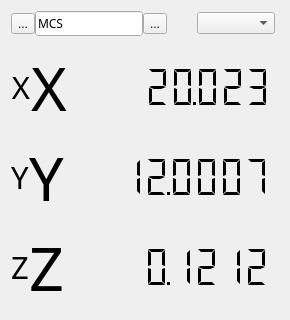
<?xml version="1.0" encoding="UTF-8"?>
<ui version="4.0">
 <class>CNumberShowWidget</class>
 <widget class="QWidget" name="CNumberShowWidget">
  <property name="enabled">
   <bool>true</bool>
  </property>
  <property name="geometry">
   <rect>
    <x>0</x>
    <y>0</y>
    <width>290</width>
    <height>210</height>
   </rect>
  </property>
  <property name="sizePolicy">
   <sizepolicy hsizetype="Preferred" vsizetype="Preferred">
    <horstretch>0</horstretch>
    <verstretch>0</verstretch>
   </sizepolicy>
  </property>
  <property name="windowTitle">
   <string>Form</string>
  </property>
  <property name="autoFillBackground">
   <bool>true</bool>
  </property>
  <layout class="QVBoxLayout" name="verticalLayout">
   <item>
    <widget class="QWidget" name="widget" native="true">
     <property name="sizePolicy">
      <sizepolicy hsizetype="Preferred" vsizetype="Fixed">
       <horstretch>0</horstretch>
       <verstretch>0</verstretch>
      </sizepolicy>
     </property>
     <layout class="QHBoxLayout" name="horizontalLayout_2">
      <property name="spacing">
       <number>0</number>
      </property>
      <property name="leftMargin">
       <number>0</number>
      </property>
      <property name="topMargin">
       <number>0</number>
      </property>
      <property name="rightMargin">
       <number>0</number>
      </property>
      <property name="bottomMargin">
       <number>3</number>
      </property>
      <item>
       <widget class="QToolButton" name="toolButton_1">
        <property name="sizePolicy">
         <sizepolicy hsizetype="Fixed" vsizetype="Fixed">
          <horstretch>0</horstretch>
          <verstretch>0</verstretch>
         </sizepolicy>
        </property>
        <property name="autoFillBackground">
         <bool>true</bool>
        </property>
        <property name="text">
         <string>...</string>
        </property>
        <property name="icon">
         <iconset resource="res.qrc">
          <normaloff>:/:/res/lock.png</normaloff>:/:/res/lock.png</iconset>
        </property>
       </widget>
      </item>
      <item>
       <widget class="QLineEdit" name="lineEdit">
        <property name="sizePolicy">
         <sizepolicy hsizetype="Fixed" vsizetype="Fixed">
          <horstretch>0</horstretch>
          <verstretch>0</verstretch>
         </sizepolicy>
        </property>
        <property name="font">
         <font>
          <family>Adobe Arabic</family>
          <pointsize>9</pointsize>
         </font>
        </property>
        <property name="autoFillBackground">
         <bool>true</bool>
        </property>
        <property name="text">
         <string>MCS</string>
        </property>
        <property name="maxLength">
         <number>40</number>
        </property>
       </widget>
      </item>
      <item>
       <widget class="QToolButton" name="toolButton_2">
        <property name="sizePolicy">
         <sizepolicy hsizetype="Fixed" vsizetype="Fixed">
          <horstretch>0</horstretch>
          <verstretch>0</verstretch>
         </sizepolicy>
        </property>
        <property name="text">
         <string>...</string>
        </property>
        <property name="icon">
         <iconset resource="res.qrc">
          <normaloff>:/:/res/arrow.png</normaloff>:/:/res/arrow.png</iconset>
        </property>
       </widget>
      </item>
      <item>
       <spacer name="horizontalSpacer_2">
        <property name="orientation">
         <enum>Qt::Horizontal</enum>
        </property>
        <property name="sizeType">
         <enum>QSizePolicy::Fixed</enum>
        </property>
        <property name="sizeHint" stdset="0">
         <size>
          <width>30</width>
          <height>20</height>
         </size>
        </property>
       </spacer>
      </item>
      <item>
       <widget class="QComboBox" name="comboBox">
        <property name="sizePolicy">
         <sizepolicy hsizetype="Fixed" vsizetype="Fixed">
          <horstretch>0</horstretch>
          <verstretch>0</verstretch>
         </sizepolicy>
        </property>
        <property name="sizeAdjustPolicy">
         <enum>QComboBox::AdjustToMinimumContentsLength</enum>
        </property>
        <property name="minimumContentsLength">
         <number>6</number>
        </property>
       </widget>
      </item>
      <item>
       <spacer name="horizontalSpacer">
        <property name="orientation">
         <enum>Qt::Horizontal</enum>
        </property>
        <property name="sizeType">
         <enum>QSizePolicy::Expanding</enum>
        </property>
        <property name="sizeHint" stdset="0">
         <size>
          <width>5</width>
          <height>20</height>
         </size>
        </property>
       </spacer>
      </item>
     </layout>
    </widget>
   </item>
   <item>
    <widget class="QWidget" name="widget_2" native="true">
     <property name="sizePolicy">
      <sizepolicy hsizetype="Preferred" vsizetype="Preferred">
       <horstretch>0</horstretch>
       <verstretch>0</verstretch>
      </sizepolicy>
     </property>
     <layout class="QHBoxLayout" name="horizontalLayout">
      <property name="spacing">
       <number>0</number>
      </property>
      <property name="leftMargin">
       <number>0</number>
      </property>
      <property name="topMargin">
       <number>0</number>
      </property>
      <property name="rightMargin">
       <number>0</number>
      </property>
      <property name="bottomMargin">
       <number>0</number>
      </property>
      <item>
       <widget class="QLabel" name="label_1">
        <property name="sizePolicy">
         <sizepolicy hsizetype="Fixed" vsizetype="Preferred">
          <horstretch>0</horstretch>
          <verstretch>0</verstretch>
         </sizepolicy>
        </property>
        <property name="font">
         <font>
          <family>黑体</family>
          <pointsize>23</pointsize>
         </font>
        </property>
        <property name="autoFillBackground">
         <bool>true</bool>
        </property>
        <property name="lineWidth">
         <number>0</number>
        </property>
        <property name="text">
         <string>X</string>
        </property>
        <property name="scaledContents">
         <bool>true</bool>
        </property>
        <property name="alignment">
         <set>Qt::AlignCenter</set>
        </property>
       </widget>
      </item>
      <item>
       <widget class="QLabel" name="label_2">
        <property name="sizePolicy">
         <sizepolicy hsizetype="Fixed" vsizetype="Preferred">
          <horstretch>0</horstretch>
          <verstretch>0</verstretch>
         </sizepolicy>
        </property>
        <property name="font">
         <font>
          <family>黑体</family>
          <pointsize>46</pointsize>
         </font>
        </property>
        <property name="lineWidth">
         <number>0</number>
        </property>
        <property name="text">
         <string>X</string>
        </property>
        <property name="scaledContents">
         <bool>true</bool>
        </property>
        <property name="alignment">
         <set>Qt::AlignCenter</set>
        </property>
       </widget>
      </item>
      <item>
       <widget class="QLCDNumber" name="lcdNumber_1">
        <property name="font">
         <font>
          <family>黑体</family>
         </font>
        </property>
        <property name="autoFillBackground">
         <bool>true</bool>
        </property>
        <property name="lineWidth">
         <number>0</number>
        </property>
        <property name="smallDecimalPoint">
         <bool>true</bool>
        </property>
        <property name="digitCount">
         <number>8</number>
        </property>
        <property name="segmentStyle">
         <enum>QLCDNumber::Flat</enum>
        </property>
        <property name="value" stdset="0">
         <double>20.023000000000000</double>
        </property>
       </widget>
      </item>
     </layout>
    </widget>
   </item>
   <item>
    <widget class="QWidget" name="widget_3" native="true">
     <property name="sizePolicy">
      <sizepolicy hsizetype="Preferred" vsizetype="Preferred">
       <horstretch>0</horstretch>
       <verstretch>0</verstretch>
      </sizepolicy>
     </property>
     <layout class="QHBoxLayout" name="horizontalLayout_3">
      <property name="spacing">
       <number>0</number>
      </property>
      <property name="leftMargin">
       <number>0</number>
      </property>
      <property name="topMargin">
       <number>0</number>
      </property>
      <property name="rightMargin">
       <number>0</number>
      </property>
      <property name="bottomMargin">
       <number>0</number>
      </property>
      <item>
       <widget class="QLabel" name="label_3">
        <property name="sizePolicy">
         <sizepolicy hsizetype="Fixed" vsizetype="Preferred">
          <horstretch>0</horstretch>
          <verstretch>0</verstretch>
         </sizepolicy>
        </property>
        <property name="font">
         <font>
          <family>黑体</family>
          <pointsize>23</pointsize>
         </font>
        </property>
        <property name="autoFillBackground">
         <bool>true</bool>
        </property>
        <property name="lineWidth">
         <number>0</number>
        </property>
        <property name="text">
         <string>Y</string>
        </property>
        <property name="scaledContents">
         <bool>true</bool>
        </property>
        <property name="alignment">
         <set>Qt::AlignCenter</set>
        </property>
       </widget>
      </item>
      <item>
       <widget class="QLabel" name="label_4">
        <property name="sizePolicy">
         <sizepolicy hsizetype="Fixed" vsizetype="Preferred">
          <horstretch>0</horstretch>
          <verstretch>0</verstretch>
         </sizepolicy>
        </property>
        <property name="font">
         <font>
          <family>黑体</family>
          <pointsize>46</pointsize>
         </font>
        </property>
        <property name="lineWidth">
         <number>0</number>
        </property>
        <property name="text">
         <string>Y</string>
        </property>
        <property name="scaledContents">
         <bool>true</bool>
        </property>
        <property name="alignment">
         <set>Qt::AlignCenter</set>
        </property>
       </widget>
      </item>
      <item>
       <widget class="QLCDNumber" name="lcdNumber_2">
        <property name="font">
         <font>
          <family>黑体</family>
         </font>
        </property>
        <property name="autoFillBackground">
         <bool>true</bool>
        </property>
        <property name="lineWidth">
         <number>0</number>
        </property>
        <property name="smallDecimalPoint">
         <bool>true</bool>
        </property>
        <property name="digitCount">
         <number>8</number>
        </property>
        <property name="segmentStyle">
         <enum>QLCDNumber::Flat</enum>
        </property>
        <property name="value" stdset="0">
         <double>12.000700000000000</double>
        </property>
       </widget>
      </item>
     </layout>
    </widget>
   </item>
   <item>
    <widget class="QWidget" name="widget_4" native="true">
     <property name="sizePolicy">
      <sizepolicy hsizetype="Preferred" vsizetype="Preferred">
       <horstretch>0</horstretch>
       <verstretch>0</verstretch>
      </sizepolicy>
     </property>
     <layout class="QHBoxLayout" name="horizontalLayout_4">
      <property name="spacing">
       <number>0</number>
      </property>
      <property name="leftMargin">
       <number>0</number>
      </property>
      <property name="topMargin">
       <number>0</number>
      </property>
      <property name="rightMargin">
       <number>0</number>
      </property>
      <property name="bottomMargin">
       <number>0</number>
      </property>
      <item>
       <widget class="QLabel" name="label_5">
        <property name="sizePolicy">
         <sizepolicy hsizetype="Fixed" vsizetype="Preferred">
          <horstretch>0</horstretch>
          <verstretch>0</verstretch>
         </sizepolicy>
        </property>
        <property name="font">
         <font>
          <family>黑体</family>
          <pointsize>23</pointsize>
         </font>
        </property>
        <property name="autoFillBackground">
         <bool>true</bool>
        </property>
        <property name="lineWidth">
         <number>0</number>
        </property>
        <property name="text">
         <string>Z</string>
        </property>
        <property name="scaledContents">
         <bool>true</bool>
        </property>
        <property name="alignment">
         <set>Qt::AlignCenter</set>
        </property>
       </widget>
      </item>
      <item>
       <widget class="QLabel" name="label_6">
        <property name="sizePolicy">
         <sizepolicy hsizetype="Fixed" vsizetype="Preferred">
          <horstretch>0</horstretch>
          <verstretch>0</verstretch>
         </sizepolicy>
        </property>
        <property name="font">
         <font>
          <family>黑体</family>
          <pointsize>46</pointsize>
         </font>
        </property>
        <property name="lineWidth">
         <number>0</number>
        </property>
        <property name="text">
         <string>Z</string>
        </property>
        <property name="scaledContents">
         <bool>true</bool>
        </property>
        <property name="alignment">
         <set>Qt::AlignCenter</set>
        </property>
       </widget>
      </item>
      <item>
       <widget class="QLCDNumber" name="lcdNumber_3">
        <property name="sizePolicy">
         <sizepolicy hsizetype="Preferred" vsizetype="Preferred">
          <horstretch>0</horstretch>
          <verstretch>0</verstretch>
         </sizepolicy>
        </property>
        <property name="font">
         <font>
          <family>黑体</family>
         </font>
        </property>
        <property name="autoFillBackground">
         <bool>true</bool>
        </property>
        <property name="lineWidth">
         <number>0</number>
        </property>
        <property name="smallDecimalPoint">
         <bool>true</bool>
        </property>
        <property name="digitCount">
         <number>8</number>
        </property>
        <property name="segmentStyle">
         <enum>QLCDNumber::Flat</enum>
        </property>
        <property name="value" stdset="0">
         <double>0.121200000000000</double>
        </property>
       </widget>
      </item>
     </layout>
    </widget>
   </item>
  </layout>
 </widget>
 <resources>
  <include location="res.qrc"/>
 </resources>
 <connections/>
</ui>
